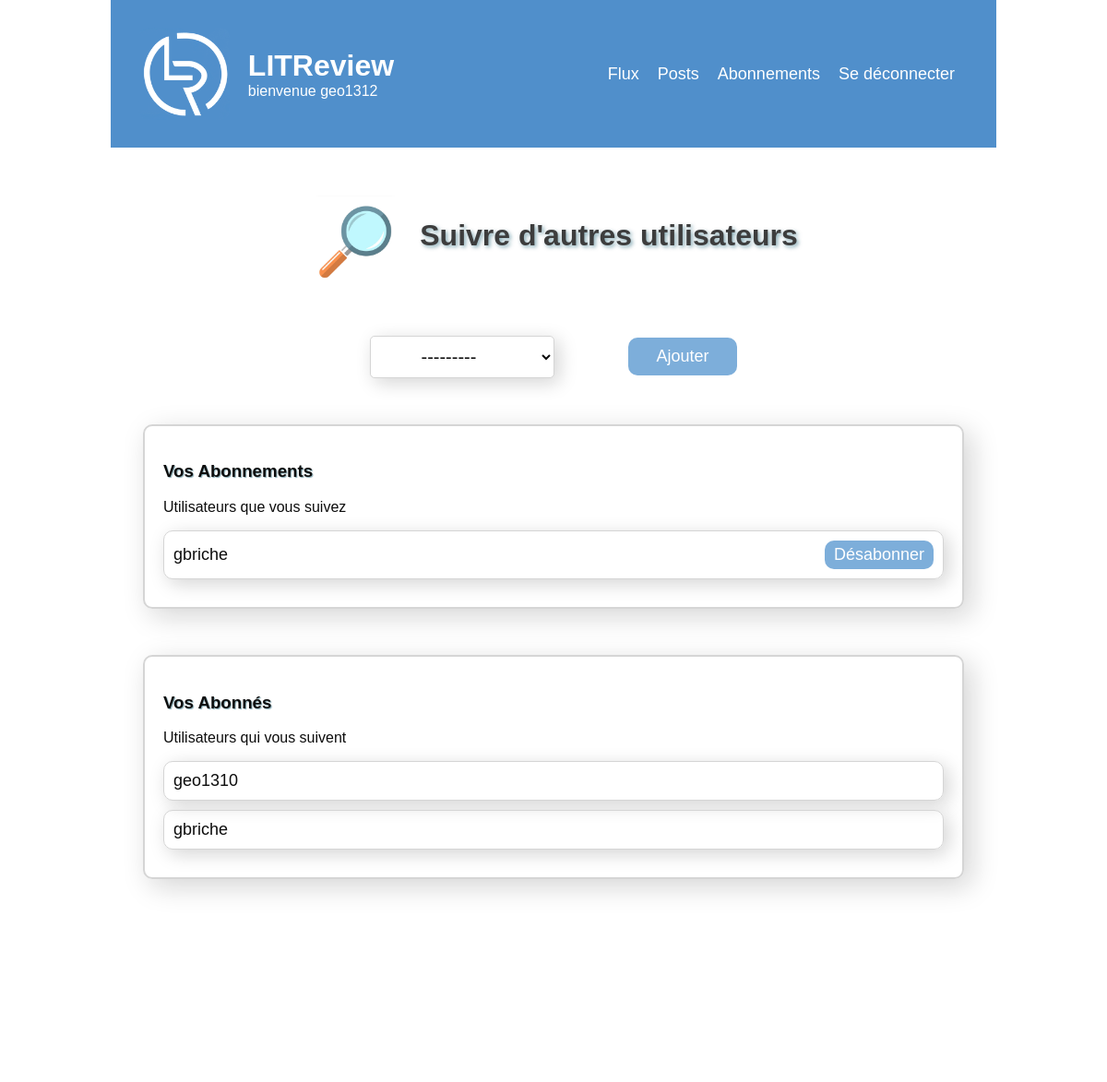
The page /follows/ (signed in) on the database its author committed.
### authentication/models.py (models this page shows)
class CustomUser(AbstractUser):
    pass

### bookreview/models.py (models this page shows)
class UserFollows(models.Model):
    user = models.ForeignKey(
        settings.AUTH_USER_MODEL, on_delete=models.CASCADE, related_name="following"
    )
    followed_user = models.ForeignKey(
        settings.AUTH_USER_MODEL, on_delete=models.CASCADE, related_name="followed_by"
    )
    class Meta:
        unique_together = (
            "user",
            "followed_user",
        )

### bookreview/views.py (the view)
# urls.py: path("follows/", bookreview.views.follows, name="follows"),
@login_required
def follows(request):
    followings = UserFollows.objects.filter(user=request.user)
    followers = UserFollows.objects.filter(followed_user=request.user)
    if request.method == "POST":
        form = UserFollowsForm(request.POST)
        if form.is_valid():
            try:
                user_follow = form.save(commit=False)
                user_follow.user = request.user
                user_follow.save()
            except IntegrityError:
                messages.error(
                    request,
                    f"L'utilisateur {user_follow.followed_user} est deja dans votre liste de suivis",
                )
                return render(
                    request,
                    "bookreview/follows.html",
                    {"form": form, "followings": followings, "followers": followers},
                )
            return redirect("follows")
    else:
        form = UserFollowsForm()
    context = {
        "form": form,
        "followings": followings,
        "followers": followers,
    }
    return render(request, "bookreview/follows.html", context=context)

### bookreview/forms.py
class UserFollowsForm(forms.ModelForm):
    class Meta:
        model = UserFollows
        fields = ['followed_user']

### bookreview/templates/bookreview/follows.html (shortened to what this page needs)
{% extends 'base.html' %}
{% load static %}
{% block content %}
<div class="follows-page base-page">
    <div class="follows-form-title">
        <div class="icone-title">
            <img src="{% static 'icones/icone-loupe.png' %}" alt="icone loupe">
            <h2>Suivre d'autres utilisateurs</h2>
        </div>
        <div>
            <form method="post" class="follows-form">
                {% for field in form %}
                    <div class="form-field-follows">
                        {{ field }}
                    </div>
                {% endfor %}
                <button type="submit" class="submit-button">Ajouter</button>
            </form>
        </div>
    </div>
    {% if followings %}
        <div class="following">
            <h3>Vos Abonnements</h3>
            <p>Utilisateurs que vous suivez</p>
            <div class="follows-list">
                {% for following in followings %}
                    <div class="follows-item">
                        <span class="follows-username">{{ following.followed_user }}</span>
                        <a href="{% url 'follows_delete' following.id %}" class="follows-button">Désabonner</a>
                    </div>
                {% endfor %}
            </div>
        </div>
    {% endif %}
    {% if followers %}
        <div class="followers">
            <h3>Vos Abonnés</h3>
            <p>Utilisateurs qui vous suivent</p>
            <div class="follows-list">
                {% for follower in followers %}
                    <div class="follows-item">
                        <span class="follows-username">{{ follower.user }}</span>
                    </div>
                {% endfor %}
            </div>
        </div>
    {% endif %}
</div>
{% endblock content %}

### templates/base.html (shortened to what this page needs)
{% load static %}
<!DOCTYPE html>
<html lang="fr">
<head>
    <link rel="stylesheet" href="{% static 'css/style.css' %}">
</head>
<body>
    <header class="header">
        <div class="titre-header">
            <img src="{% static 'logos/lt_logo_white.png' %}" alt="logo header litrevu" class="logo-header-litrevu">
        <div>
            <h1>LITReview</h1>
            {% if user.is_authenticated %}
            <span>bienvenue {{ request.user }}</span>
            {% endif %}
        </div>
        </div>
        {% if user.is_authenticated %}
            <div class="nav">
                <ul>
                    <li>
                        <a href="{% url 'flux' %}">
                            Flux
                        </a>
                    </li>
                    <li>
                        <a href="{% url 'posts' %}">
                            Posts
                        </a>
                    </li>
                    <li>
                        <a href="{% url 'follows' %}">
                            Abonnements
                        </a>
                    </li>
                    <li>
                        <form action="{% url 'logout' %}" method="post" class="logout-form">
                            <button type="submit" class="logout-button">
                                Se déconnecter
                            </button>
                        </form>
                    </li>
                </ul>
            </div>
        {% endif %}
    </header>
    <div class="main">
        {% block content %}{% endblock content %}
    </div>
    <footer class="footer">
        <img class="logo-footer" src="{% static 'logos/lt_logo_white.png' %}" alt="logo footer litreview">
    </footer>
</body>
</html>

### static/css/style.css (style rules this page uses)
html, body { margin: 0; padding: 0; }
html { background-image: url(../images/man_made-book-library-841345.jpeg); background-attachment: fixed; background-repeat: no-repeat; background-size: cover; display: flex; justify-content: center; }
body { width: 80%; opacity: 0.95; font-family: Arial, Verdana, sans-serif; font-size: 100%; }
.main { padding: 50px 10px; display: flex; flex-direction: column; justify-content: space-around; align-items: center; background-color: white; }
.base-page { width: 100%; }
.base-page h2 { color: #333; font-size: 32px; font-weight: bold; margin-bottom: 40px; text-shadow: 2px 2px 4px rgba(4, 81, 104, 0.5); }
.base-page h3 { text-shadow: 1px 1px 1px rgba(4, 81, 104, 0.5); }
img { max-width: 200px; border-radius: 10px; }
.icone-title { display: flex; align-items: center; margin-bottom: 40px; text-shadow: 1px 1px 1px rgba(4, 81, 104, 0.5); }
.icone-title img { width: 100px; margin-right: 20px; }
.header { background-color: #478ac9; color: white; height: 100px; padding: 30px; display: flex; justify-content: space-between; align-items: center; }
.titre-header { display: flex; align-items: center; }
.titre-header h1 { margin: 0; }
.nav ul { display: flex; list-style: none; align-items: center; }
.nav a, .logout-button { text-decoration: none; background: none; border: none; color: white; padding: 5px 5px; margin-right: 10px; font-size: 18px; font-weight: 500; }
.logout-form { margin: 0; }
.header img { height: 100px; margin-right: 20px; }
input[type="text"], input[type="password"], select { width: 80%; padding: 10px; font-size: 20px; border-radius: 10px; box-shadow: 1px 1px 5px lightgrey; border: 1px solid lightgrey; }
select { padding: 10px 50px; border-radius: 5px; box-shadow: 1px 1px 5px black; }
.submit-button { padding: 10px 30px; background-color: #77aad9; color: white; font-size: 18px; border: none; border-radius: 10px; }
.follows-form { display: flex; flex-direction: row; justify-content:center; align-items: center; margin-top: 50px; margin-bottom: 50px; }
#id_followed_user { margin-right: 50px; background-color: #fff; border: 1px solid lightgray; box-shadow: 5px 5px 20px lightgrey; }
.form-field-follows { margin-right: 30px; }
.follows-button { margin-left: 50px; text-decoration: none; background-color: #77aad9; height: 100%; padding: 5px 10px; border-radius: 10px; text-align: center; color: white; }
.follows-page { width: 100%; display: flex; flex-direction: column; justify-content: center; align-items: center; }
.following, .followers { width: 90%; padding: 20px; margin-bottom: 50px; border-radius: 10px; border: 2px solid lightgrey; box-shadow: 8px 8px 30px lightgrey; }
.follows-item { display: flex; align-items: center; justify-content: space-between; margin-bottom: 10px; border: 1px solid lightgray; box-shadow: 5px 5px 20px lightgrey; padding: 10px; border-radius: 10px; font-size: 18px; }
.footer { margin: 0; display: flex; align-items: center; justify-content: center; height: 100px; background-color: #478ac9; color: #fff; padding: 10px 0; }
.logo-footer { height: 80px; }

### rows shown on the page
CustomUser: user "geo1312"
UserFollows: followed_user "gbriche"
UserFollows: user "geo1310"
UserFollows: user "gbriche"
